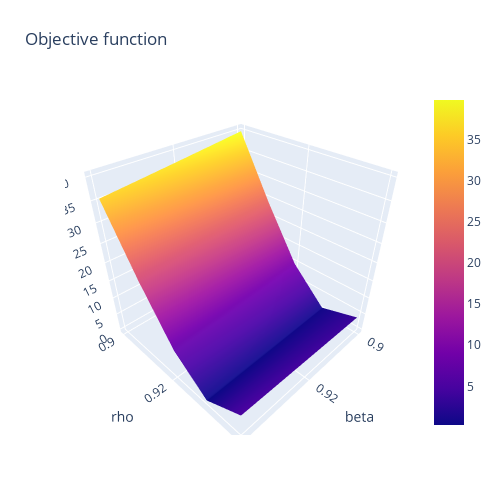

This figure's notebook cell:
### Markdown cell above
### plot the objective function for different values

### Code cell
# Sample data
x, y = np.meshgrid(np.arange(0.9,1,0.01), np.arange(0.9,1,0.01))
z = est.grid

# Create the surface plot
fig = go.Figure(data=[go.Surface(z=z, x=x, y=y)])

# Update layout
fig.update_layout(title='Objective function', autosize=False,
                  width=500, height=500,
                  margin=dict(l=65, r=50, b=65, t=90),
                scene=dict(xaxis=dict(title='beta'),
                    yaxis=dict(title='rho')))

# Show the figure
fig.show()

### Figure 1 — Plotly figure (JSON) as saved in the notebook; plotly's stock layout.template omitted (floating-point values rounded to 4 significant figures)
{"data": [{"type": "surface", "x": [[0.9, 0.91, 0.92, 0.93, 0.94, 0.95, 0.96, 0.97, 0.98, 0.99], [0.9, 0.91, 0.92, 0.93, 0.94, 0.95, 0.96, 0.97, 0.98, 0.99], [0.9, 0.91, 0.92, 0.93, 0.94, 0.95, 0.96, 0.97, 0.98, 0.99], [0.9, 0.91, 0.92, 0.93, 0.94, 0.95, 0.96, 0.97, 0.98, 0.99], [0.9, 0.91, 0.92, 0.93, 0.94, 0.95, 0.96, 0.97, 0.98, 0.99], [0.9, 0.91, 0.92, 0.93, 0.94, 0.95, 0.96, 0.97, 0.98, 0.99], [0.9, 0.91, 0.92, 0.93, 0.94, 0.95, 0.96, 0.97, 0.98, 0.99], [0.9, 0.91, 0.92, 0.93, 0.94, 0.95, 0.96, 0.97, 0.98, 0.99], [0.9, 0.91, 0.92, 0.93, 0.94, 0.95, 0.96, 0.97, 0.98, 0.99], [0.9, 0.91, 0.92, 0.93, 0.94, 0.95, 0.96, 0.97, 0.98, 0.99]], "y": [[0.9, 0.9, 0.9, 0.9, 0.9, 0.9, 0.9, 0.9, 0.9, 0.9], [0.91, 0.91, 0.91, 0.91, 0.91, 0.91, 0.91, 0.91, 0.91, 0.91], [0.92, 0.92, 0.92, 0.92, 0.92, 0.92, 0.92, 0.92, 0.92, 0.92], [0.93, 0.93, 0.93, 0.93, 0.93, 0.93, 0.93, 0.93, 0.93, 0.93], [0.94, 0.94, 0.94, 0.94, 0.94, 0.94, 0.94, 0.94, 0.94, 0.94], [0.95, 0.95, 0.95, 0.95, 0.95, 0.95, 0.95, 0.95, 0.95, 0.95], [0.96, 0.96, 0.96, 0.96, 0.96, 0.96, 0.96, 0.96, 0.96, 0.96], [0.97, 0.97, 0.97, 0.97, 0.97, 0.97, 0.97, 0.97, 0.97, 0.97], [0.98, 0.98, 0.98, 0.98, 0.98, 0.98, 0.98, 0.98, 0.98, 0.98], [0.99, 0.99, 0.99, 0.99, 0.99, 0.99, 0.99, 0.99, 0.99, 0.99]], "z": [[39.84, 38.71, 37.61, 36.52, 35.46], [24.04, 23.1, 22.19, 21.31, 20.45], [9.765, 9.147, 8.556, 7.991, 7.452], [0.8019, 0.6435, 0.5071, 0.3921, 0.2975], [3.846, 4.205, 4.575, 4.953, 5.34]]}], "layout": {"autosize": false, "height": 500, "margin": {"b": 65, "l": 65, "r": 50, "t": 90}, "scene": {"xaxis": {"title": {"text": "beta"}}, "yaxis": {"title": {"text": "rho"}}}, "title": {"text": "Objective function"}, "width": 500}}
